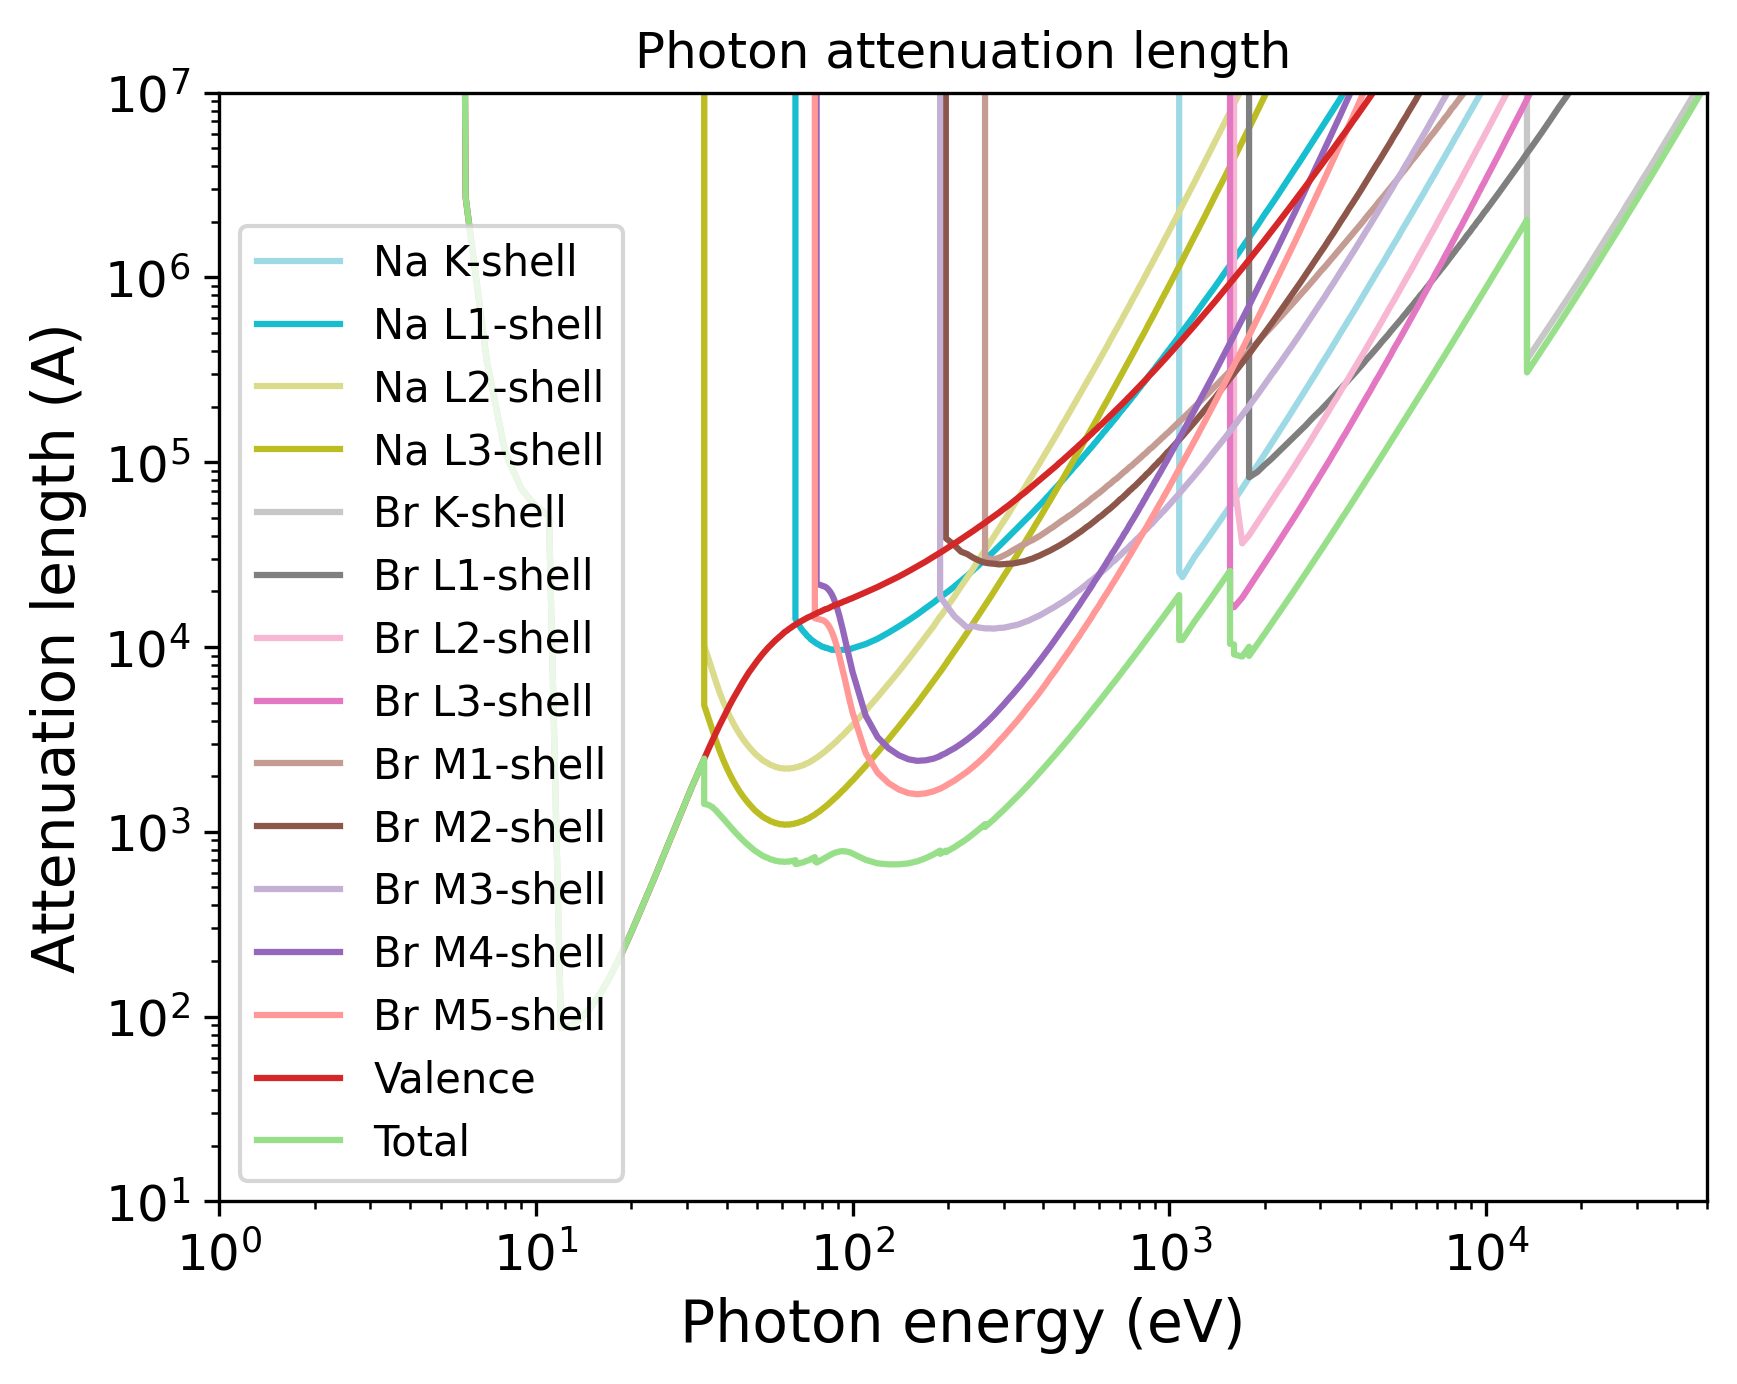

The script that saved this image:
import pandas as pd
import numpy as np
import matplotlib.pyplot as plt
import matplotlib.cm as cm
# Set the format:
plt.xlabel("Photon energy (eV)", fontsize=14)
plt.ylabel("Attenuation length (A)", fontsize=14)
plt.xticks(fontsize=12)
plt.yticks(fontsize=12)
plt.grid(False)
# Set the axes:
# Read the output file:
df = pd.read_csv(r"OUTPUT_NaBr_Photon_IMFP.dat", sep=r'\s+', header=None, comment="#", skipinitialspace=True)
plt.xscale("log")
plt.yscale("log")
# Prepare the plot:
columns_to_plot = [ 1, 2, 3, 4, 5, 6, 7, 8, 9, 10, 11, 12, 13, 14, 15]
labels = [ "Na K-shell", "Na L1-shell", "Na L2-shell", "Na L3-shell", "Br K-shell", "Br L1-shell", "Br L2-shell", "Br L3-shell", "Br M1-shell", "Br M2-shell", "Br M3-shell", "Br M4-shell", "Br M5-shell", "Valence", "Total"]
# Create N distinct colors from a colormap
N = len(columns_to_plot)
colors = plt.cm.tab20(np.linspace(1, 0, 20))
# Set line styles:
linestyles = [ "-", "-", "-", "-", "-", "-", "-", "-", "-", "-", "-", "-", "-", "-", "-"]
for i, col in enumerate(columns_to_plot):
    color = colors[i % len(colors)]
    ls    = linestyles[i % len(linestyles)]
    label = labels[i % len(labels)]
    plt.plot(df.iloc[:, 0], df.iloc[:, col],
    color=color,
    label=label,
    linestyle=ls)
plt.xlim(1.00000000,50000.00000000)
plt.ylim(10.00000000,10000000.00000000)
plt.title("Photon attenuation length")
plt.legend(loc="best", fontsize=10)
# Save the plot in this format:
plt.savefig("OUTPUT_MFP_photon.png", dpi=300, bbox_inches="tight")
